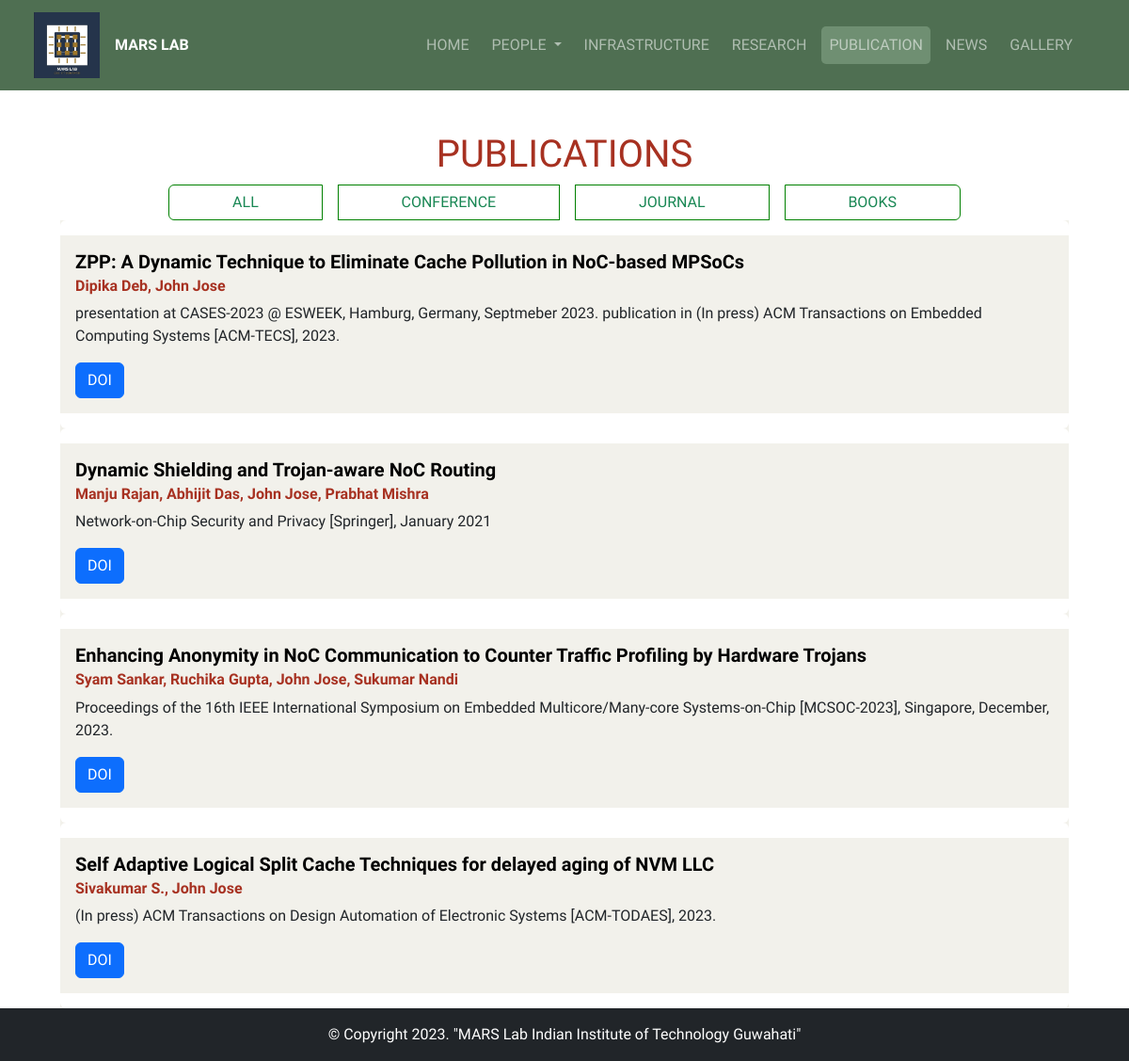
Screenshot of /publications/ with the database file from the repository.
### mars/models.py (models this page shows, shortened)
class Journal(models.Model):
    title = models.CharField(max_length=500)
    author = models.TextField()
    body = models.TextField()
    url = models.URLField()
    date_posted = models.DateTimeField(auto_now_add=True)
    publication_type = models.CharField(
        max_length=5,
        choices=PublicationType.choices,
        default=PublicationType.JOURNAL,
    )

### mars/views.py (the view)
# urls.py: path('publications/',views.publications, name ='publications'),
def publications(request):
     display_news = News.objects.filter(display=True)
     journal ={
         'journals':Journal.objects.all(),
         'display_news':display_news
     }
     return render(request,'mars/publications.html',journal)

### mars/templates/mars/publications.html (shortened to what this page needs)
{% extends "mars/home.html" %}
{% load static %}
{% block content %}
<link rel="stylesheet" href="{% static 'mars/publication.css' %}">
<div class="container flex-column d-flex">
  <div class="heading  flex-column  d-flex ">
    <div class="text-center">
      <h1 class="news_new" style="color: #A73121;">PUBLICATIONS</h1>
    </div>
    <div class="btn-group ">
      <button type="button" class="btn btn-outline-success btn-publication mx-2" onclick="showPublication()">ALL</button>
      <button type="button" class="btn btn-outline-success btn-publication mx-2" onclick="showList('list1')">CONFERENCE</button>
      <button type="button" class="btn btn-outline-success btn-publication mx-2" onclick="showList('list2')">JOURNAL</button>
      <button type="button" class="btn btn-outline-success btn-publication mx-2" onclick="showList('list3')">BOOKS</button>
  </div>
  </div>
    <div class=" publications">
      <div class="list-container journals card-start ">
        {% for journal in journals %}
          <div class="card  py-3 publication  ">
            <div class="card-body publication-card">
              <h5 class="card-title font-weight-bold">{{ journal.title }}</h5>
              <h6 class="card-subtitle mb-2 font-italic">{{ journal.author }}</h6>
              <p class="card-text">{{ journal.body }}</p>
              <a href=" {{ journal.url }}" class="btn btn-primary">DOI</a>
            </div>
          </div>
          {% endfor %}
      </div>
    </div>
</div>
{% endblock content %}

### mars/templates/mars/home.html (shortened to what this page needs)
{% load static %}
<!DOCTYPE html>
<html lang="en">
<head>
  <link href="https://cdn.jsdelivr.net/npm/bootstrap@5.2.3/dist/css/bootstrap.min.css" rel="stylesheet">
  <link href="https://getbootstrap.com/docs/5.2/assets/css/docs.css" rel="stylesheet">
  <link rel="stylesheet" href="{% static 'mars/style.css' %}">
</head>
<body>
<nav class="navbar navbar-dark navbar-expand-lg fixed-top" style="background-color: #4F6F52;">
  <div class="container-fluid mx-4">
      <a class="navbar-brand" href="{% url 'mars_home' %}">
          <img src="{% static 'mars/logo_2.jpeg' %}" width="70" height="70" alt="...">
      </a>
      <a style="color: white; font-weight:700;">MARS LAB</a>
      <div class="collapse navbar-collapse mx-2" id="navbarNav">
          <ul class="navbar-nav ms-auto">
              <li class="nav-item active mx-2">
                  <a class="nav-link {% if request.resolver_match.url_name ==  'mars_home' %}active-menu{% endif %}" href="{% url 'mars_home' %}">HOME</a>
              </li>
              <li class="nav-item dropdown">
                <a class="nav-link dropdown-toggle "  href="#" role="button" data-bs-toggle="dropdown" aria-expanded="false">
                    PEOPLE
                </a>
            </li>
            <li class="nav-item mx-2">
                <a class="nav-link {% if request.resolver_match.url_name ==  'infrastructure' %}active-menu{% endif %} " href="{% url 'infrastructure' %}">INFRASTRUCTURE</a>
            </li>
            <li class="nav-item">
                <a class="nav-link {% if request.resolver_match.url_name ==  'research' %}active-menu{% endif %}" href="{% url 'research' %}">RESEARCH</a>
            </li>
            <li class="nav-item mx-2">
                <a class="nav-link {% if request.resolver_match.url_name ==  'publications' %}active-menu{% endif %}" href="{% url 'publications' %}">PUBLICATION</a>
            </li>
            <li class="nav-item ">
                <a class="nav-link {% if request.resolver_match.url_name ==  'news' %}active-menu{% endif %}" href="{% url 'news' %}">NEWS</a>
            </li>
            <li class="nav-item mx-2">
              <a class="nav-link {% if request.resolver_match.url_name ==  'gallery' %}active-menu{% endif %}" href="{% url 'gallery' %}">GALLERY</a>
          </li>
          </ul>
      </div>
  </div>
</nav>
<div class="marquee">
  {% for post in display_news %}
      <div class="marquee-content d-flex">
      </div>
  {% endfor %}
</div>
<div class="container">
  {% block content %} {% endblock content %}
</div>
  <footer class="text-white text-center py-3 bg-dark">
    <div>
      <p class="mb-0">&copy; Copyright 2023. "MARS Lab Indian Institute of Technology Guwahati"</p>
    </div>
  </footer>
</body>
</html>

### mars/static/mars/style.css (style rules this page uses)
body { margin: 0 auto; min-height: 100%; flex-direction: column; box-sizing: border-box; font-family: 'Forum'; transition: background-color 0.3s, color 0.3s; }
.container { width: 70rem; margin: auto; max-width: 100%; }
.active-menu { background-color: #6F8F72; border-radius: 5px; }
html { height: 100%; scroll-behavior: smooth; }
.marquee { margin: auto; margin-top: 100px; width: 70%; overflow: hidden; box-sizing: border-box; }
.marquee-content { display: inline-block; white-space: nowrap; padding-left: 100%; animation: marquee 15s linear infinite; }
.news_new { color: rgb(255, 119, 0); }
footer { margin-top: auto; }

### mars/static/mars/publication.css (style rules this page uses)
.container { min-height:100vh; }
.heading { width: 80%; margin-left: auto; margin-right: auto; }
.card-subtitle { color: #A73121; font-weight: 600; }
.card-title { color: black; font-weight: 800; }
.publications { background-color: #F2F1EB; width: 100%; }
.publication-card { background-color: #F2F1EB; }
.btn-publication { border: 1px solid green; margin-left: 10px; }
.card-start { box-shadow: inset; width: 100%; }
.card { border: none; }

### rows the page displays
Journal: title "ZPP: A Dynamic Technique to Eliminate Cache Pollution in NoC-based MPSoCs", author "Dipika Deb, John Jose", body "presentation at CASES-2023 @ ESWEEK, Hamburg, Germany, Septmeber 2023. publication in (In press) ACM Transactions on Embedded Computing Systems [ACM-TECS], 2023."
Journal: title "Dynamic Shielding and Trojan-aware NoC Routing", author "Manju Rajan, Abhijit Das, John Jose, Prabhat Mishra", body "Network-on-Chip Security and Privacy [Springer], January 2021"
Journal: title "Enhancing Anonymity in NoC Communication to Counter Traffic Profiling by Hardware Trojans", author "Syam Sankar, Ruchika Gupta, John Jose, Sukumar Nandi", body "Proceedings of the 16th IEEE International Symposium on Embedded Multicore/Many-core Systems-on-Chip [MCSOC-2023], Singapore, December, 2023."
Journal: title "Self Adaptive Logical Split Cache Techniques for delayed aging of NVM LLC", author "Sivakumar S., John Jose", body "(In press) ACM Transactions on Design Automation of Electronic Systems [ACM-TODAES], 2023."
